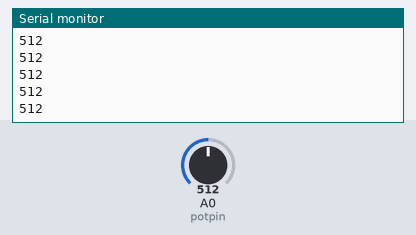
Bench run of a sketch on a simulated Arduino Uno, built with avr-gcc and run on an emulated ATmega328P. Parts: the last lines printed to the serial monitor. Inputs (shaded band) come from the test bench; at power-on: A0 (potpin) = 512. No radio packets arrive unless stated.

Above: at 1.2 s.
1.3 s: A0 (potpin) set to 716
At 1.8 s:
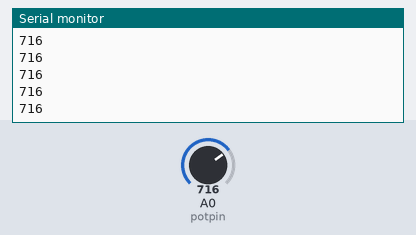
2.8 s: A0 (potpin) set to 900
At 3.7 s:
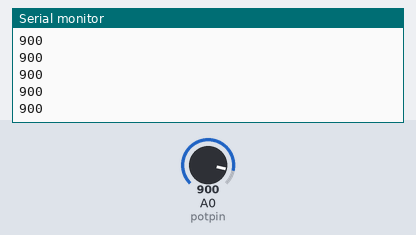
Timing chart, 0 to 5.8 s (numbered marks = the images above; inputs shaded):
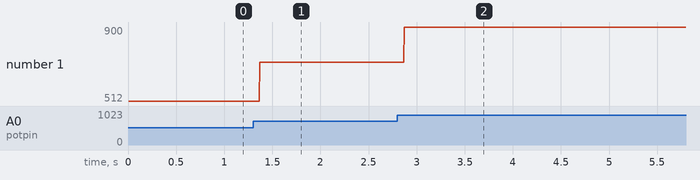

The sketch:

trans_servo.ino
```cpp
#include <SPI.h>
#include "nRF24L01.h"
#include "RF24.h"
 int val[1];
RF24 radio(9,10);
int potpin = 0;
const uint64_t pipe = 0xE8E8F0F0E1LL;
int SW1 = 7;
void setup(void){
Serial.begin(9600);
radio.begin();

radio.openWritingPipe(pipe);}
void loop(void){
val[0] = analogRead(potpin);
Serial.println(val[0]);
val[0] = map(val[0], 0, 1023, 0, 180);
radio.write(val,1);}
```

Measured:
- after the input at 1.3 s, the serial monitor: prints a new line after 0.07 s (image 1)
- after the input at 2.8 s, the serial monitor: prints a new line after 0.07 s (image 2)
- plotted number 1: 512 → 716 after the input at 1.3 s, 716 → 900 after the input at 2.8 s
